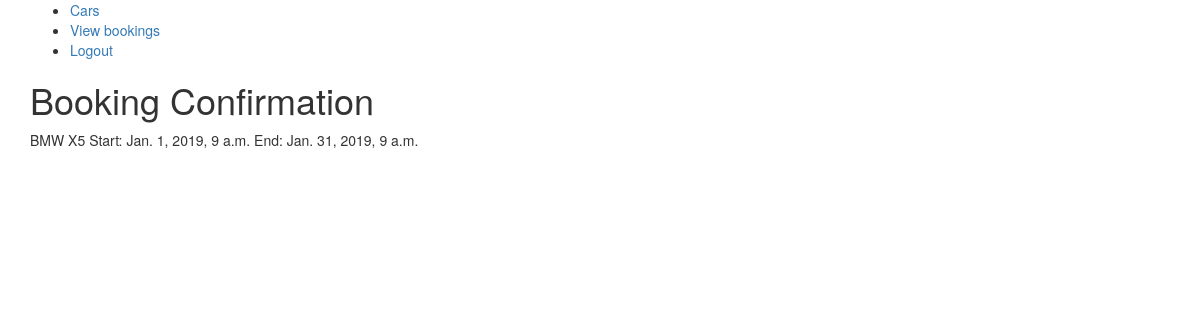
The page /booking/1/confirmation/ (signed in) on the database its author committed.
### core/models.py (models this page shows, shortened)
class Booking(models.Model):
    start_time = models.DateTimeField()
    end_time = models.DateTimeField()
    car = models.ForeignKey(Car, on_delete=models.SET_NULL, null=True, related_name="car_bookings")
    driver = models.ForeignKey(User, on_delete=models.CASCADE, related_name="driver_bookings")

class Car(models.Model):
    reg_number = models.CharField(max_length=15, blank=True, null=True)
    vin = models.CharField(max_length=17, blank=True, null=True)
    make = models.CharField(max_length=50, blank=True, null=True)
    car_model = models.CharField(max_length=100, blank=True, null=True)
    is_available = models.BooleanField(default=True)

### core/views.py (the view)
# urls.py: url(r'^booking/(?P<pk>[-\d]+)/confirmation/$', views.BookingConfirmationView.as_view()),
@method_decorator(login_required, name='dispatch')
class BookingConfirmationView(DetailView):
    template_name = "booking_confirmation.html"
    model = Booking

### core/templates/booking_confirmation.html (shortened to what this page needs)
{% extends 'base.html' %}
{% block content %}
    <h1>Booking Confirmation</h1>
    {{object.car.make}}
    {{object.car.car_model}}
    Start: {{object.start_time}}
    End: {{object.end_time}}
{% endblock %}

### rows shown on the page
Booking: car.make "BMW", car.car_model "X5", start_time "Jan. 1, 2019, 9 a.m.", end_time "Jan. 31, 2019, 9 a.m."
